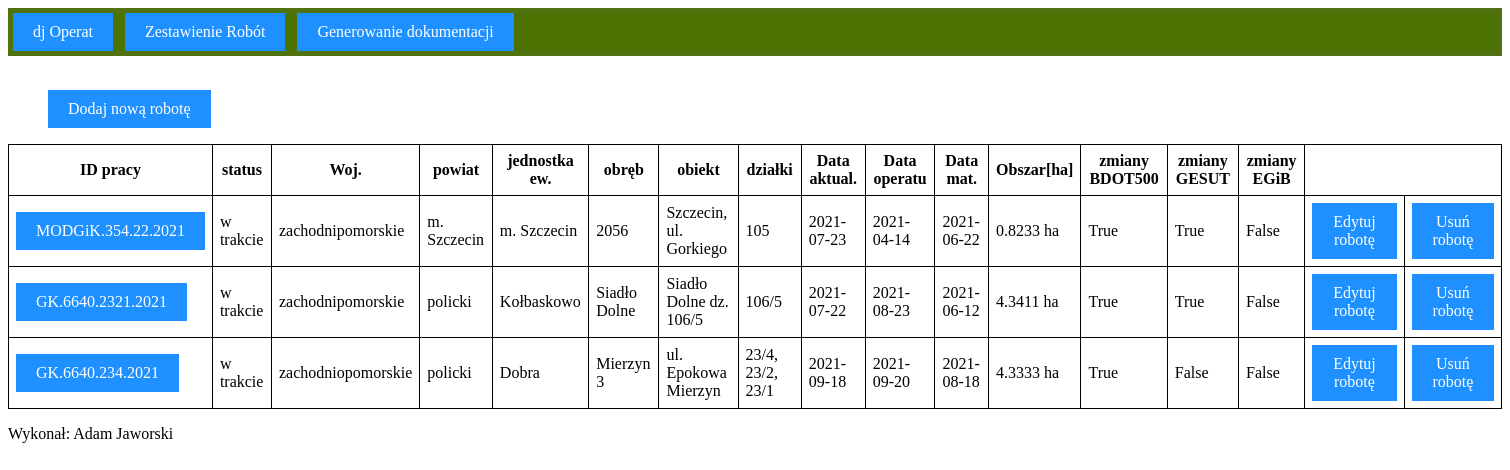
/zestawienie, run on an earlier commit of the app's database.
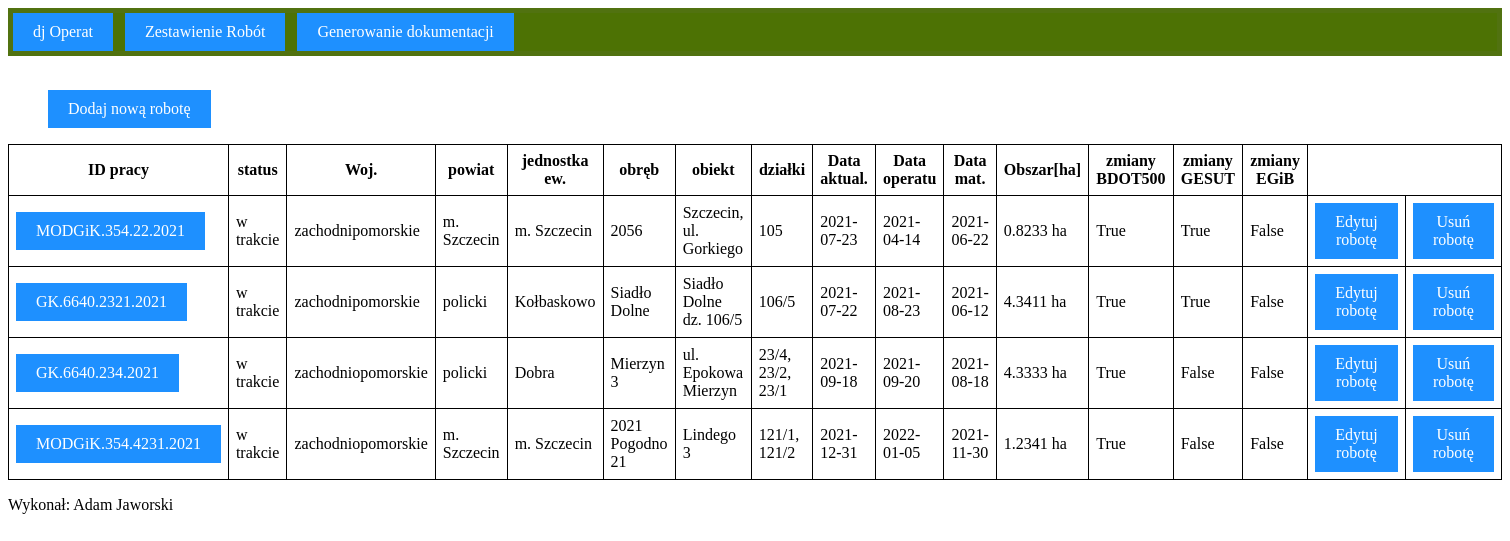
And on a later commit of the database.
### operat/models.py (models this page shows, shortened)
class Robota(models.Model):
    idpracy=models.CharField(max_length=25, null=True, default='XX.6640.XXXX.RRRR')
    wojew=models.CharField(max_length=50, null=True, default='zachodniopomorskie')
    powiat=models.CharField(max_length=50, null=True)
    jew=models.CharField(max_length=50, null=True)
    obr=models.CharField(max_length=50, null=True)
    obiekt=models.CharField(max_length=100, null=True)
    dzialki=models.CharField(max_length=50, null=True)
    data_aktu=models.CharField(max_length=10, null=True, default='RRRR-MM-DD')
    data_mat=models.CharField(max_length=10, null=True, default='RRRR-MM-DD')
    zmianaBDOT=models.BooleanField(default=False, null=True)
    zmianaGESUT=models.BooleanField(default=False, null=True)
    zmianaEGIB=models.BooleanField(default=False, null=True)
    data_operat=models.CharField(max_length=10, null=True)
    obszar=models.CharField(max_length=50, null=True)
    status=models.CharField(max_length=10, null=True, default='w trakcie')

### operat/views.py (the view)
# urls.py: path('zestawienie', views.zestawienie, name='zestawienie'),
def zestawienie(request):
    listaRobot = Robota.objects.order_by('data_operat')[:10]
    context = {
        "listaRobot": listaRobot,
    }
    return render(request, 'operat/zestawienie.html', context)

### operat/templates/operat/zestawienie.html (shortened to what this page needs)
{% extends "base_layout.html" %}
{% block content %}
<BR>
<main>
    <ul><a href="/nowa">Dodaj nową robotę</a></ul>
    {% if listaRobot %}
        <table>
        <tr><th>ID pracy</th><th>status</th><th>Woj.</th><th>powiat</th>
        <th>jednostka ew.</th><th>obręb</th><th>obiekt</th><th>działki</th>
        <th>Data aktual.</th><th>Data operatu</th><th>Data mat.</th><th>Obszar[ha]</th>
        <th>zmiany BDOT500</th><th>zmiany GESUT</th><th>zmiany EGiB</th>
        </tr>
        {% for lista in listaRobot %}
            <tr>
                <td><a href="/{{lista.id}}/">{{ lista.idpracy }}</a></td>
                <td>{{lista.status}}</td>
                <td>{{lista.wojew}}</td>
                <td>{{lista.powiat}}</td>
                <td>{{lista.jew}}</td>
                <td>{{lista.obr}}</td>
                <td>{{lista.obiekt}}</td>
                <td>{{lista.dzialki}}</td>
                <td>{{lista.data_aktu}}</td>
                <td>{{lista.data_operat}}</td>
                <td>{{lista.data_mat}}</td>
                <td>{{lista.obszar}}</td>
                <td>{{lista.zmianaBDOT}}</td>
                <td>{{lista.zmianaGESUT}}</td>
                <td>{{lista.zmianaEGIB}}</td>
                <td><a href="/{{lista.id}}/edycja">Edytuj robotę</a></td>
                <td><a href="/{{lista.id}}/usuniecie">Usuń robotę</a></td>
            </tr>
        {% endfor %}
        </table>
    {% else %}
        <p>Brak prac geodezyjnych.</p>
    {% endif %}
</main>
{% endblock %}

What changed in the data, as far as the page shows it:
added Robota: idpracy "MODGiK.354.4231.2021", status "w trakcie", wojew "zachodniopomorskie", powiat "m. Szczecin", jew "m. Szczecin", obr "2021 Pogodno 21", obiekt "Lindego 3", dzialki "121/1, 121/2", data_aktu "2021-12-31", data_operat "2022-01-05", data_mat "2021-11-30", obszar "1.2341 ha", zmianaBDOT "True", zmianaGESUT "False", zmianaEGIB "False"
